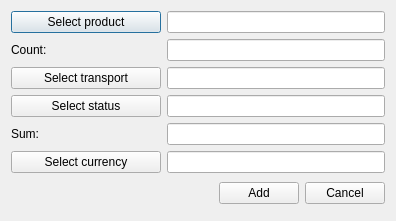
<?xml version="1.0" encoding="UTF-8"?>
<ui version="4.0">
 <class>CreateTrsList</class>
 <widget class="QDialog" name="CreateTrsList">
  <property name="geometry">
   <rect>
    <x>0</x>
    <y>0</y>
    <width>396</width>
    <height>221</height>
   </rect>
  </property>
  <property name="windowTitle">
   <string>Create/Update product in transport list</string>
  </property>
  <property name="locale">
   <locale language="English" country="UnitedStates"/>
  </property>
  <property name="modal">
   <bool>false</bool>
  </property>
  <layout class="QGridLayout" name="gridLayout">
   <property name="leftMargin">
    <number>11</number>
   </property>
   <property name="topMargin">
    <number>11</number>
   </property>
   <property name="rightMargin">
    <number>11</number>
   </property>
   <property name="bottomMargin">
    <number>17</number>
   </property>
   <item row="1" column="0">
    <widget class="QLabel" name="countLb">
     <property name="minimumSize">
      <size>
       <width>150</width>
       <height>0</height>
      </size>
     </property>
     <property name="text">
      <string>Count:</string>
     </property>
    </widget>
   </item>
   <item row="0" column="1">
    <widget class="QLineEdit" name="productEdit">
     <property name="readOnly">
      <bool>true</bool>
     </property>
    </widget>
   </item>
   <item row="0" column="0">
    <widget class="QPushButton" name="productBtn">
     <property name="text">
      <string>Select product</string>
     </property>
    </widget>
   </item>
   <item row="3" column="0" colspan="2">
    <layout class="QHBoxLayout" name="horizontalLayout">
     <item>
      <spacer name="horizontalSpacer">
       <property name="orientation">
        <enum>Qt::Horizontal</enum>
       </property>
       <property name="sizeHint" stdset="0">
        <size>
         <width>40</width>
         <height>20</height>
        </size>
       </property>
      </spacer>
     </item>
     <item>
      <widget class="QPushButton" name="addBtn">
       <property name="text">
        <string>Add</string>
       </property>
      </widget>
     </item>
     <item>
      <widget class="QPushButton" name="cancelBtn">
       <property name="text">
        <string>Cancel</string>
       </property>
      </widget>
     </item>
    </layout>
   </item>
   <item row="1" column="1">
    <widget class="QLineEdit" name="countEdit">
     <property name="toolTip">
      <string>&lt;html&gt;&lt;head/&gt;&lt;body&gt;&lt;p&gt;For example: 100&lt;/p&gt;&lt;/body&gt;&lt;/html&gt;</string>
     </property>
    </widget>
   </item>
   <item row="2" column="0" colspan="2">
    <widget class="QWidget" name="editSectionWgt" native="true">
     <layout class="QGridLayout" name="gridLayout_3">
      <property name="leftMargin">
       <number>0</number>
      </property>
      <property name="topMargin">
       <number>0</number>
      </property>
      <property name="rightMargin">
       <number>0</number>
      </property>
      <property name="bottomMargin">
       <number>0</number>
      </property>
      <item row="2" column="0">
       <widget class="QLabel" name="sumLb">
        <property name="minimumSize">
         <size>
          <width>150</width>
          <height>0</height>
         </size>
        </property>
        <property name="text">
         <string>Sum:</string>
        </property>
       </widget>
      </item>
      <item row="2" column="1">
       <widget class="QLineEdit" name="sumEdit">
        <property name="toolTip">
         <string>&lt;html&gt;&lt;head/&gt;&lt;body&gt;&lt;p&gt;For example: 300 (pedends on currency, in that case 300 USD)&lt;/p&gt;&lt;/body&gt;&lt;/html&gt;</string>
        </property>
       </widget>
      </item>
      <item row="1" column="0">
       <widget class="QPushButton" name="statusBtn">
        <property name="text">
         <string>Select status</string>
        </property>
       </widget>
      </item>
      <item row="0" column="0">
       <widget class="QPushButton" name="transportBtn">
        <property name="minimumSize">
         <size>
          <width>150</width>
          <height>0</height>
         </size>
        </property>
        <property name="text">
         <string>Select transport</string>
        </property>
       </widget>
      </item>
      <item row="1" column="1">
       <widget class="QLineEdit" name="statusEdit">
        <property name="readOnly">
         <bool>true</bool>
        </property>
       </widget>
      </item>
      <item row="0" column="1">
       <widget class="QLineEdit" name="transportEdit">
        <property name="text">
         <string/>
        </property>
        <property name="readOnly">
         <bool>true</bool>
        </property>
       </widget>
      </item>
      <item row="3" column="0">
       <widget class="QPushButton" name="currencyBtn">
        <property name="text">
         <string>Select currency</string>
        </property>
       </widget>
      </item>
      <item row="3" column="1">
       <widget class="QLineEdit" name="currencyEdit">
        <property name="readOnly">
         <bool>true</bool>
        </property>
       </widget>
      </item>
     </layout>
    </widget>
   </item>
  </layout>
 </widget>
 <tabstops>
  <tabstop>productBtn</tabstop>
  <tabstop>productEdit</tabstop>
  <tabstop>countEdit</tabstop>
  <tabstop>transportBtn</tabstop>
  <tabstop>transportEdit</tabstop>
  <tabstop>statusBtn</tabstop>
  <tabstop>statusEdit</tabstop>
  <tabstop>sumEdit</tabstop>
  <tabstop>currencyBtn</tabstop>
  <tabstop>currencyEdit</tabstop>
  <tabstop>addBtn</tabstop>
  <tabstop>cancelBtn</tabstop>
 </tabstops>
 <resources/>
 <connections/>
</ui>
